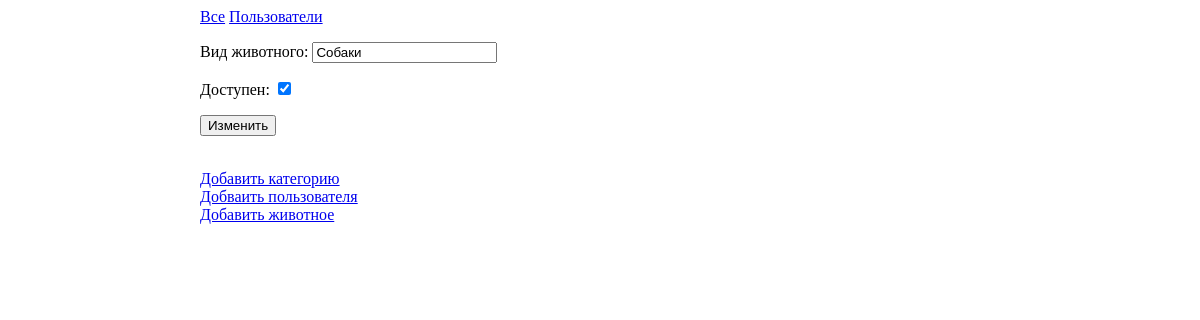
The app's page /adminapp/edit_type/1/, older data.
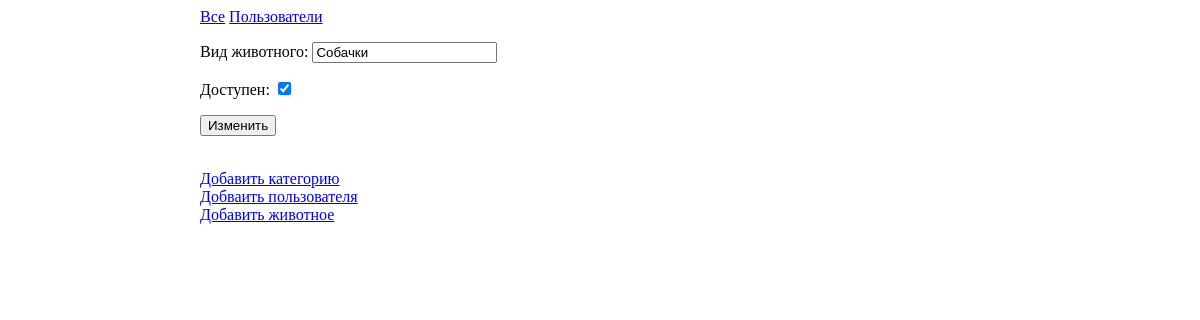
The same page, newer data.
### mainapp/models.py (models this page shows, shortened)
class TypeOfAnimal(models.Model):
    title = models.CharField(max_length=30, verbose_name="Вид животного")
    is_active = models.BooleanField(verbose_name='Доступен', default=True)

### adminapp/views.py (the view)
# urls.py: path('edit_type/<int:pk>/', edit_type, name='edit_type'),
def edit_type(request, pk):
    type_animal = get_object_or_404(TypeOfAnimal, pk=pk)
    if request.method == 'POST':
        edit_type = CreateType(request.POST, request.FILES, instance=type_animal)
        if edit_type.is_valid():
            edit_type.save()
            return HttpResponseRedirect(reverse('adminapp:show_animal', args=[0]))
    edit_type = CreateType(instance=type_animal)
    context = {
        'edit_type': edit_type,
    }
    return render(request, 'adminapp/edit_type.html', context)

### adminapp/forms.py
class CreateType(ModelForm):
    class Meta:
        model = TypeOfAnimal
        fields = '__all__'

### adminapp/templates/adminapp/edit_type.html (shortened to what this page needs)
{% extends 'adminapp/base.html' %}
{% block content %}
<form method="post">
    {{edit_type.as_p}}
    <input type="submit" value="Изменить">
</form>
{% endblock content %}

Row changes from the older to the newer data that the page shows:
changed TypeOfAnimal: title "Собаки" → "Собачки"
